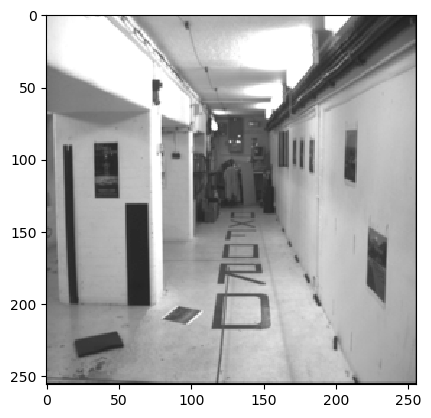
#> input picture Lab 6/imgs-P6/corridor/corridor_frame000.png, 431 x 418 px, given in place of taxi_frame010.png, which was not available
$ python p6.py
#> lines starting #> are read from the running program, lines starting #| are printed output that depends on the picture; pictures that were not available may be replaced by others from this repository, and a replacement may not be noted
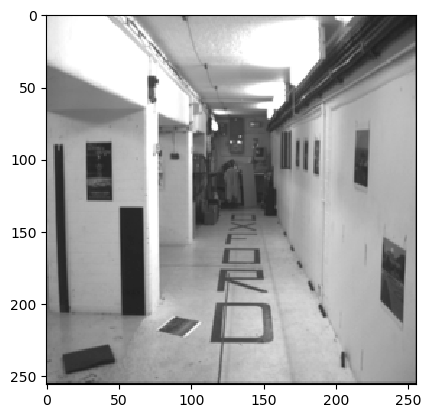
#> input picture Lab 6/imgs-P6/corridor/corridor_frame001.png, 431 x 418 px, given in place of taxi_frame011.png, which was not available
#> in get_real_sequence_image_pair, I1 is the input picture: PIL image 431x418 L; min 0, max 255, mean 180.9
#> in get_real_sequence_image_pair, I2 is the input picture: PIL image 431x418 L; min 0, max 255, mean 177.3
import numpy as np
from scipy import signal

from skimage.data import stereo_motorcycle, moon, astronaut, camera
from skimage.transform import SimilarityTransform, warp

from skimage.color import rgb2gray
import matplotlib.pylab as plt
from skimage.filters import gaussian
#from skimage.registration import optical_flow_ilk as LK
from mpl_toolkits.axes_grid1 import ImageGrid
from PIL import Image
from skimage.transform import rescale

def display_image_pyr(imgs):
    N = len(imgs)
    m = int(np.sqrt(N))
    n = N // m
    if (m * n < N):
        m += 1
    fig = plt.figure(figsize=(8., 8.))

    for i, im in enumerate(imgs):
        fig.add_subplot(m, n, i + 1)
        plt.imshow(im, cmap='gray')
        plt.title("size: " + str(im.shape))

    plt.show(block=True)

def optical_flow(I1g, I2g, window_size, tau=1e-2, bDisplay=False):

#> called with window_size = 20, tau = 1, bDisplay = False
    kernel_x = np.array([[-1., 1.], [-1., 1.]])
    kernel_y = np.array([[-1., -1.], [1., 1.]])
    Mt = np.ones((4, 4)) / 16.0  # Matriz de promedio 4x4
    w = int(window_size/2) # window_size is odd, all the pixels with offset in between [-w, w] are inside the window

    I1g = gaussian(I1g, sigma=5, truncate=1/5)
    I2g = gaussian(I2g, sigma=5, truncate=1/5)

    # Implement Lucas-Kanade
    # for each image point, calculate I_x, I_y, I_t
    mode = 'same'
    fx = signal.convolve2d(I1g, kernel_x, boundary='symm', mode=mode)
    fy = signal.convolve2d(I1g, kernel_y, boundary='symm', mode=mode)
    ft = (signal.convolve2d(I2g, Mt, boundary='symm', mode=mode) -
          signal.convolve2d(I1g, Mt, boundary='symm', mode=mode))

    if bDisplay:
        for f in [fx,fy,ft]:
            plt.imshow(f,cmap='gray')
            plt.show(block=True)

    u = np.zeros(I1g.shape)
    v = np.zeros(I1g.shape)

    # iterate for each image window of size window_size * window_size
    M,N = I1g.shape
#> M = 209; N = 215
    for i in range(w, M-w):
        for j in range(w, N-w):
            Ix = fx[i-w:i+w+1, j-w:j+w+1].flatten()
            Iy = fy[i-w:i+w+1, j-w:j+w+1].flatten()
            It = ft[i-w:i+w+1, j-w:j+w+1].flatten()

            A = np.vstack((Ix, Iy)).T
            AtA = A.T @ A
            Atb = A.T @ It
            det = np.linalg.det(AtA)
            if  abs(det) > 0:
                eigenvalues = np.linalg.eigvals(AtA)
                rank = np.linalg.matrix_rank(AtA)
                if np.min(eigenvalues) > tau or rank == 2:
                    nu, residuals, rank, s= np.linalg.lstsq(AtA, Atb, rcond=None)
                    u[i, j] = nu[0]
                    v[i, j] = nu[1]
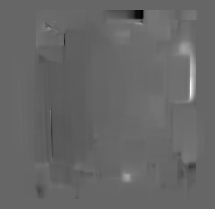
#> u: shape (209, 215) float64; min -7.66, max 11.44, mean 0.0412; drawn with min black and max white
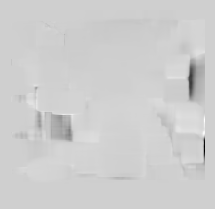
#> v: shape (209, 215) float64; min -30.87, max 7.1, mean -0.129; drawn with min black and max white
#> after the loop, nu = [-1.78e-05, -0.000688]; residuals = empty array; s = [10.52, 4.82]
    return u,v

def display_optic_flow(I1, I2, u, v, title=""):
#> called with title = 'Lucas-Kanade method (vanilla version)'
    fig, (ax0, ax1, ax2) = plt.subplots(1, 3, figsize=(8, 4))

    # --- Sequence image sample

    ax0.imshow(I1, cmap='gray')
    ax0.set_title(r"$I_1$")
    ax0.set_axis_off()

    ax1.imshow(I2, cmap='gray')
    ax1.set_title(r"$I_2$")
    ax1.set_axis_off()

    nvec = 20  # Number of vectors to be displayed along each image dimension
    nl, nc = I1.shape
#> nl = 209; nc = 215
    step = max(nl // nvec, nc // nvec)
#> step = 10

    y, x = np.mgrid[:nl:step, :nc:step]
    u_ = u[::step, ::step]
    v_ = v[::step, ::step]

    norm = np.sqrt(u ** 2 + v ** 2)
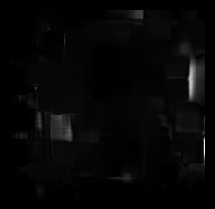
#> norm: shape (209, 215) float64; min 0, max 30.87, mean 0.8; drawn with min black and max white
    angle = np.arctan2(v,u)
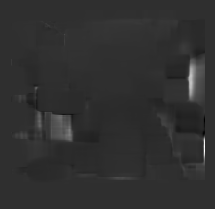
#> v: shape (209, 215) float64; min -7.1, max 30.87, mean 0.1; drawn with min black and max white
    ax2.imshow(angle)

    widths = np.linspace(0, 10, u.size)
    ax2.quiver(x, y, u_, v_, color='w', units='dots',
               angles='xy', scale_units='xy', lw=2, headaxislength=30, headlength=30, headwidth=15, edgecolors='w')#linewidth=2, edgecolors='w')
    ax2.set_title("Optical flow orientation and vector field")
    ax2.set_axis_off()
    fig.tight_layout()

    plt.suptitle(title)
    plt.show(block=True)


def get_real_sequence_image_pair(seq,t0,t1=None):

    assert seq in ['taxi','traffic','corridor'] # make sure the chosen sequence is available

    if t1 is None:
        t1 = t0 + 1 # if not provided the second frame, assume it is the following one

    valid_frame_ranges = {'taxi': [0, 40], 'traffic': [0, 48], 'corridor': [0, 9]}

    # make sure the chosen frames are available for the chosen sequence
    assert valid_frame_ranges[seq][1] >= t0 >= valid_frame_ranges[seq][0]
    assert valid_frame_ranges[seq][1] >= t1 >= valid_frame_ranges[seq][0]

    # read the corresponding frames
    I1, I2 = [Image.open("./imgs-P6/" + seq + "/" + seq + "_frame" +
                         str(t).zfill(3) + ".png").convert('L') for t in [t0, t1]]

    # we can downscale for either computational reasons or to have smaller motions
    resize_factor = 0.5  # you can experiment with different values

    I1 = I1.resize([int(resize_factor * s) for s in I1.size])
    I2 = I2.resize([int(resize_factor * s) for s in I2.size])

    I1 = np.array(I1) / 255
    I2 = np.array(I2) / 255

    return I1, I2

def get_synthetic_sequence_image_pair(seq, translation=(0,0), rotation=0, scale=1):
    assert seq in ['moon','astronaut','camera'] # make sure the chosen sequence is available
    # moon: low-contrast image of the moon
    # astronaut: color image of astronaut
    # camera: gray-level image of cameraman
    image0 = eval(seq)()
    if (len(image0.shape) == 3):
        image0 = rgb2gray(image0)
    I1 = np.array(image0)
    if (I1.dtype == "uint8"):
        I1 = I1 / 255.0

    # apply synthetic transformation
    shift_y, shift_x = (np.array(I1.shape[:2]) - 1) / 2.  # image center
    tf_shift = SimilarityTransform(translation=[-shift_x, -shift_y])
    tf_shift_inv = SimilarityTransform(translation=[shift_x, shift_y])

    tf_transf = SimilarityTransform(scale= scale, rotation=np.deg2rad(rotation), translation=translation)
    I2 = warp(I1, (tf_shift + (tf_transf + tf_shift_inv)).inverse, preserve_range=True)

    return I1, I2


def display_magnitude_and_orientation(magnitude, angle):
    # display the magnitude of OF
    fig, ax = plt.subplots()
    plt.hist(magnitude[magnitude>0].flatten(), 30, label="LK, seq="+seq, fc=(0, 0, 1, 0.2))
    plt.legend()
    plt.show(block=True)

    # display the orientation of OF
    plt.imshow(angle,cmap='hsv') # cyclic maps: 'twilight', 'twilight_shifted', 'hsv'
    plt.title("Orientation")
    plt.show(block=True)

def magnitudes(u, v):
    return np.sqrt(u ** 2 + v ** 2)

if __name__ == "__main__":

    bSyntheticTransf = False
    bCrop = False

    if not bSyntheticTransf:
        # seq = 'traffic'
        # seq = 'corridor'
        seq = 'taxi'
        I1, I2 = get_real_sequence_image_pair(seq,10)
    else:
        # seq = 'moon'
        # seq = 'astronaut'
        seq = 'camera'
        scale = 1 # 1=no change, >1: zoom in, <1: <zoom out (e.g.
        rotation = 0.0 # in degrees, positive or negative for clockwise or counter-clockwise, respectively
        translation = (1, 0.0) # (tx, ty) in pixel, positive or negative
        I1, I2 = get_synthetic_sequence_image_pair(seq, translation=translation, rotation=rotation, scale=scale)


    if bCrop: # if we want to work only on some smaller part of the input images I1, I2
        y1, y2 = 200, 400
        x1, x2 = 200, 400
        I1 = I1[y1:y2, x1:x2]
        I2 = I2[y1:y2, x1:x2]

    # display the images before computing the optic flow
    plt.title(r"$I_1, I_2$")
    plt.imshow(np.hstack((I1,I2)),cmap='gray')
    plt.show(block=True)

    # You are asked to experiment with different values for these hyperparameters
    window_size = 20
    tau = 1

    # Running the LK method
    #u, v = np.zeros_like(I1), np.zeros_like(I1) # comment out this line with the proper call (below) when you are ready
    u,v = optical_flow(I1, I2, window_size=window_size, tau=tau)
    display_optic_flow(I1, I2, -u, -v, "Lucas-Kanade method (vanilla version)")

    # Compute the magnitude and orientation of OF
    magnitude = magnitudes(u, v)
    angle = np.arctan2(v,u)
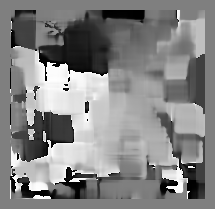
#> angle: shape (209, 215) float64; min -3.14, max 3.14, mean 0.122; drawn with min black and max white

    display_magnitude_and_orientation(magnitude, angle)
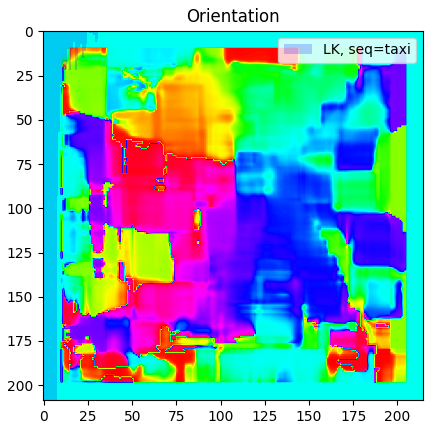
#> figure drawn by matplotlib, 1 panel
